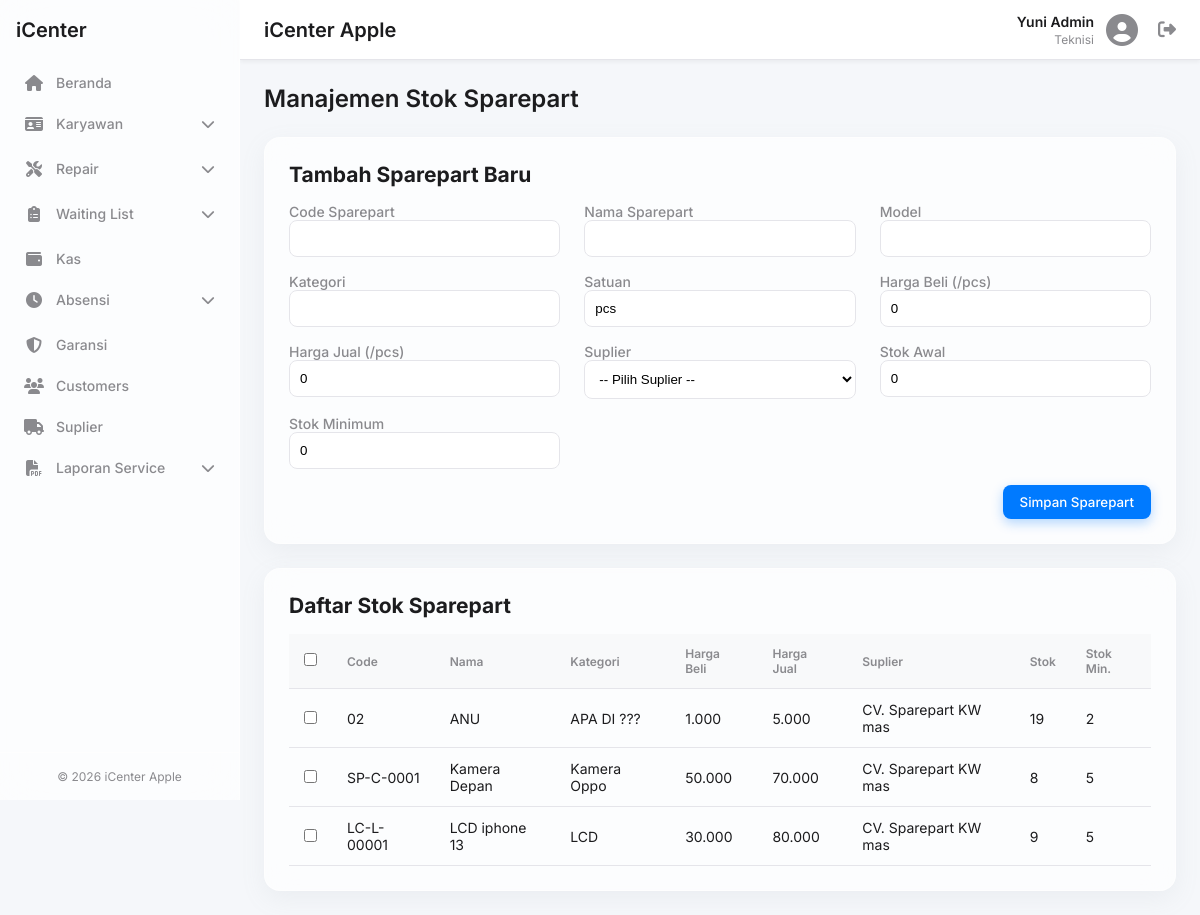
The app's page /stok_sparepart.php (signed in), older data.
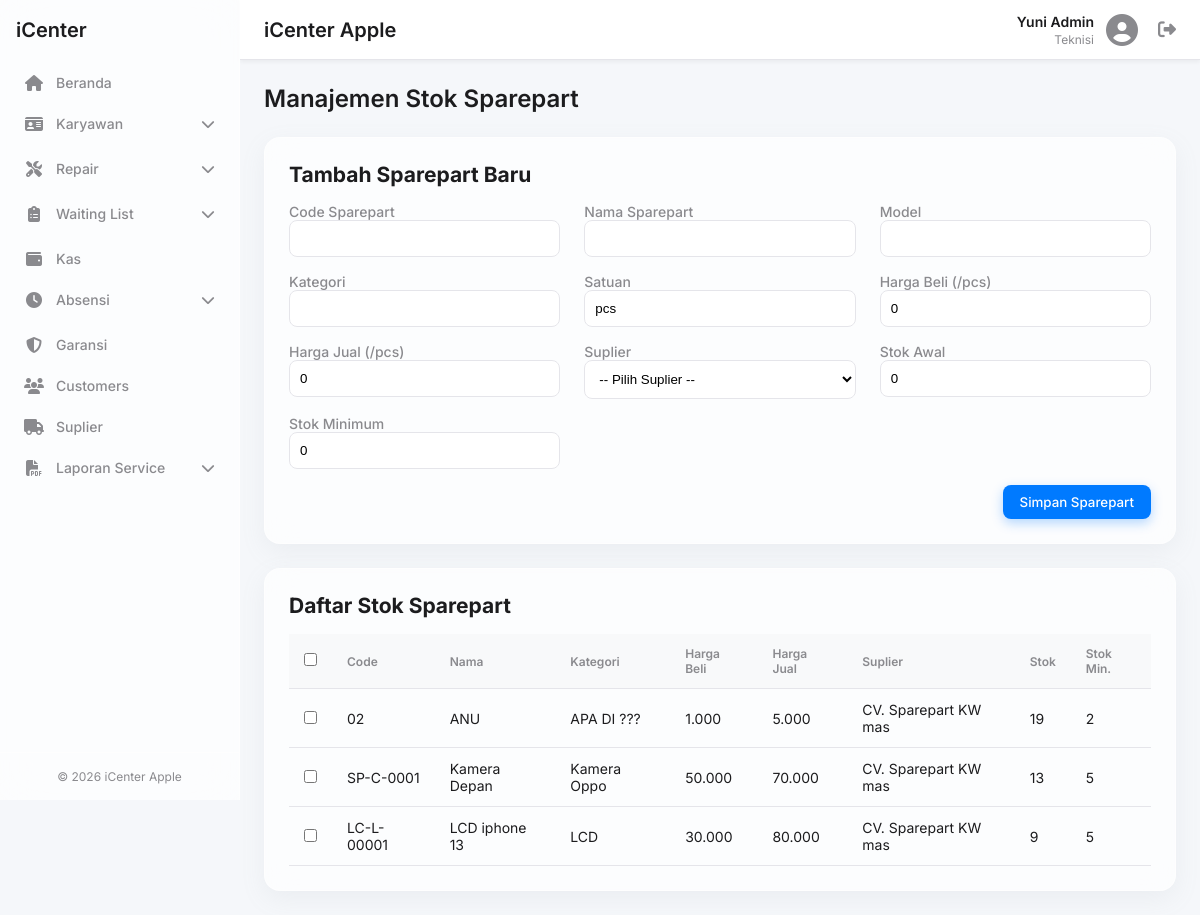
The same page, newer data.
### tables this page shows
CREATE TABLE `master_sparepart` (
  `id` int(11) NOT NULL,
  `code_sparepart` varchar(50) NOT NULL,
  `nama` varchar(100) NOT NULL,
  `model` varchar(100) DEFAULT NULL,
  `kategori` varchar(100) DEFAULT NULL,
  `satuan` varchar(20) DEFAULT 'pcs',
  `harga_beli` decimal(12,2) DEFAULT 0.00,
  `harga_jual` decimal(12,2) DEFAULT 0.00,
  `supplier_merek` varchar(100) DEFAULT NULL,
  `stok_tersedia` int(11) DEFAULT 0,
  `stok_minimum` int(11) DEFAULT 0,
  `created_at` timestamp NULL DEFAULT current_timestamp()
);

### stok_sparepart.php (the view, shortened to what this page needs)
<?php
require_once 'includes/header.php';
$sparepart_data = [];
$sql_select = "SELECT * FROM master_sparepart ORDER BY nama ASC";
$result = $conn->query($sql_select);
if ($result) {
    while ($row = $result->fetch_assoc()) {
        $sparepart_data[] = $row;
    }
}
?>
<h1 class="page-title">Manajemen Stok Sparepart</h1>
<div class="form-container glass-effect">
    <h2 style="margin-bottom: 16px;">Tambah Sparepart Baru</h2>
    <form action="stok_sparepart.php" method="POST">
        <div class="form-grid-3">
            <div class="form-group">
                <label for="code_sparepart">Code Sparepart</label>
                <input type="text" id="code_sparepart" name="code_sparepart" required>
            </div>
            <div class="form-group">
                <label for="nama">Nama Sparepart</label>
                <input type="text" id="nama" name="nama" required>
            </div>
            <div class="form-group">
                <label for="model">Model</label>
                <input type="text" id="model" name="model">
            </div>
            <div class="form-group">
                <label for="kategori">Kategori</label>
                <input type="text" id="kategori" name="kategori">
            </div>
            <div class="form-group">
                <label for="satuan">Satuan</label>
                <input type="text" id="satuan" name="satuan" value="pcs">
            </div>
            <div class="form-group">
                <label for="harga_beli">Harga Beli (/pcs)</label>
                <input type="number" id="harga_beli" name="harga_beli" value="0">
            </div>
            <div class="form-group">
                <label for="harga_jual">Harga Jual (/pcs)</label>
                <input type="number" id="harga_jual" name="harga_jual" value="0">
            </div>
            <div class="form-group">
                <label for="supplier_merek">Suplier</label>
                <select id="supplier_merek" name="supplier_merek">
                    <option value="">-- Pilih Suplier --</option>
                </select>
            </div>
            <div class="form-group">
                <label for="stok_tersedia">Stok Awal</label>
                <input type="number" id="stok_tersedia" name="stok_tersedia" value="0">
            </div>
            <div class="form-group">
                <label for="stok_minimum">Stok Minimum</label>
                <input type="number" id="stok_minimum" name="stok_minimum" value="0">
            </div>
        </div>
        <div class="form-footer">
            <button type="submit" name="simpan_sparepart" class="btn btn-primary">Simpan Sparepart</button>
        </div>
    </form>
</div>
<div class="data-table-container glass-effect">
    <form action="delete_sparepart.php" method="POST" id="deleteForm">
        <div class="data-table-header">
            <h2>Daftar Stok Sparepart</h2>
        </div>
        <div class="table-wrapper">
            <table class="data-table">
                <thead>
                    <tr>
                        <th><input type="checkbox" id="selectAll"></th>
                        <th>Code</th>
                        <th>Nama</th>
                        <th>Kategori</th>
                        <th>Harga Beli</th>
                        <th>Harga Jual</th>
                        <th>Suplier</th>
                        <th>Stok</th>
                        <th>Stok Min.</th>
                    </tr>
                </thead>
                <tbody>
                    <?php if (empty($sparepart_data)): ?>
                        <tr>
                            <td colspan="9" style="text-align: center; padding: 20px;">Belum ada data sparepart.</td>
                        </tr>
                    <?php else: ?>
                        <?php foreach ($sparepart_data as $data): ?>
                            <tr class="<?php echo ($data['stok_tersedia'] <= $data['stok_minimum']) ? 'stock-low' : ''; ?>">
                                <td><input type="checkbox" name="selected_spareparts[]" value="<?php echo htmlspecialchars($data['code_sparepart']); ?>" class="row-checkbox"></td>
                                <td><?php echo htmlspecialchars($data['code_sparepart']); ?></td>
                                <td><?php echo htmlspecialchars($data['nama']); ?></td>
                                <td><?php echo htmlspecialchars($data['kategori']); ?></td>
                                <td><?php echo number_format($data['harga_beli'], 0, ',', '.'); ?></td>
                                <td><?php echo number_format($data['harga_jual'], 0, ',', '.'); ?></td>
                                <td><?php echo htmlspecialchars($data['supplier_merek']); ?></td>
                                <td><?php echo htmlspecialchars($data['stok_tersedia']); ?></td>
                                <td><?php echo htmlspecialchars($data['stok_minimum']); ?></td>
                            </tr>
                        <?php endforeach; ?>
                    <?php endif; ?>
                </tbody>
            </table>
        </div>
    </form>
</div>
<?php
require_once 'includes/footer.php';
?>

Row changes from the older to the newer data that the page shows:
changed master_sparepart "SP-C-0001": stok_tersedia "8" → "13"
